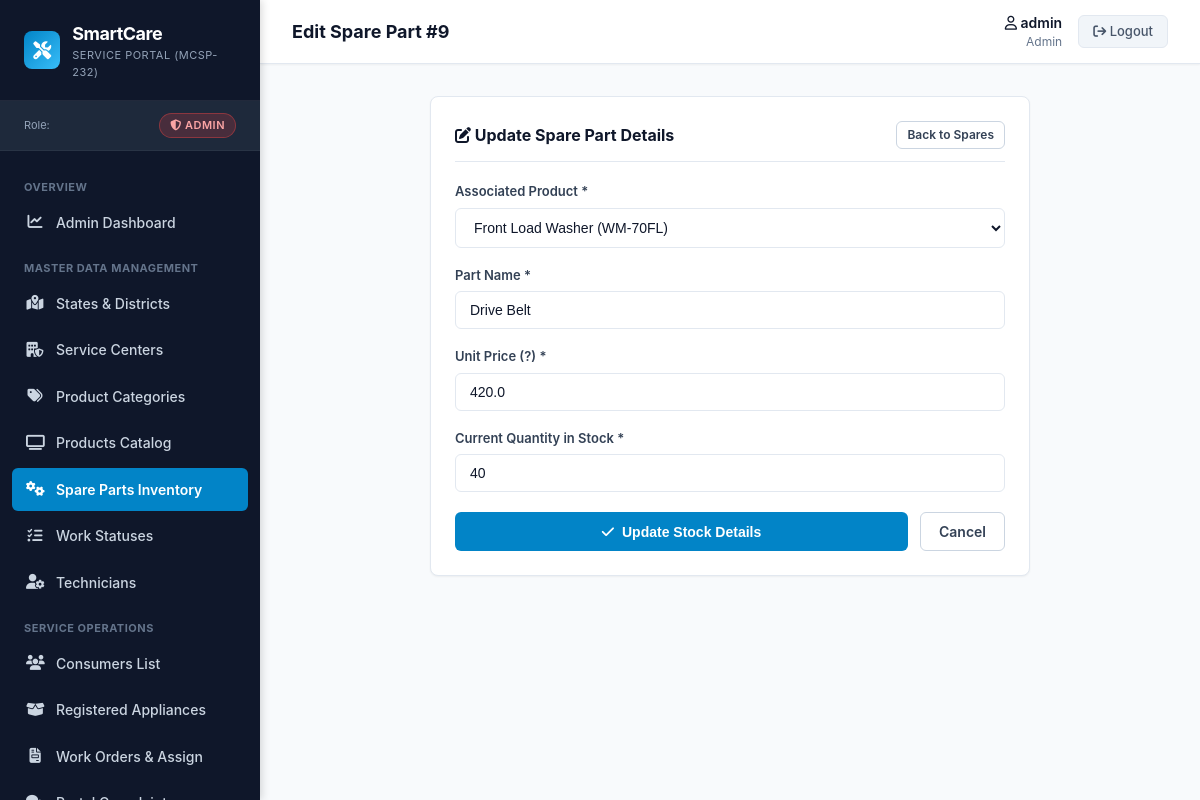
The page /products/manage/spare-parts/edit/9/ (signed in) on the database its author committed.
### products/models.py (models this page shows, shortened)
class SparePart(models.Model):
    spareid = models.AutoField(primary_key=True)
    prid = models.ForeignKey(
        Product,
        on_delete=models.CASCADE,
        db_column='prid',
        related_name='spare_parts'
    )
    partsname = models.CharField(max_length=20)
    price = models.FloatField()
    qty = models.IntegerField(default=0)
    class Meta:
        db_table = 'Spare_parts'
        verbose_name = 'Spare Part'
        verbose_name_plural = 'Spare Parts'
        ordering = ['partsname']

class Product(models.Model):
    prid = models.AutoField(primary_key=True)
    pcatid = models.ForeignKey(
        ProductCat,
        on_delete=models.CASCADE,
        db_column='pcatid',
        related_name='products'
    )
    prname = models.CharField(max_length=20)
    model = models.CharField(max_length=20)
    price = models.FloatField()
    srno = models.CharField(max_length=20)
    img = models.ImageField(upload_to='products/', blank=True, null=True)
    des = models.CharField(max_length=50)
    class Meta:
        db_table = 'products'
        verbose_name = 'Product'
        verbose_name_plural = 'Products'
        ordering = ['prname']

### products/views.py (the view, shortened to what this page needs)
# urls.py: path('manage/spare-parts/edit/<int:spareid>/', views.edit_spare_part, name='edit_spare_part'),
@admin_required
def edit_spare_part(request, spareid):
    spare = get_object_or_404(SparePart, spareid=spareid)
    products = Product.objects.all().order_by('prname')
    return render(request, 'products/edit_spare_part.html', {
        'spare': spare,
        'products': products
    })

### accounts/context_processors.py (called while the page is built)
def auth_context(request):
    username = request.session.get('username')
    role = request.session.get('role')
    is_authenticated = bool(username and role)
    consumer = None
    technician = None
    if is_authenticated:
        if role == 'Consumer':
            consumer = ConsumerReg.objects.filter(email=username).first()
        elif role == 'Technician':
            technician = Technician.objects.filter(Email=username).first()
            if not technician:
                technician = Technician.objects.filter(Mob=username).first()
    return {
        'session_username': username,
        'session_role': role,
        'is_authenticated_custom': is_authenticated,
        'session_consumer': consumer,
        'session_technician': technician,
    }

### templates/products/edit_spare_part.html (shortened to what this page needs)
{% extends 'base.html' %}
{% block page_title %}Edit Spare Part #{{ spare.spareid }}{% endblock %}
{% block content %}
<div class="card" style="max-width: 600px; margin: 0 auto;">
    <div class="card-header">
        <h2 class="card-title"><i class="fa-solid fa-pen-to-square"></i> Update Spare Part Details</h2>
        <a href="{% url 'products:manage_spare_parts' %}" class="btn btn-secondary btn-sm">Back to Spares</a>
    </div>
    <form method="POST" action="{% url 'products:edit_spare_part' spare.spareid %}">
        <div class="form-group">
            <label class="form-label" for="prid">Associated Product *</label>
            <select id="prid" name="prid" class="form-control" required>
                {% for p in products %}
                    <option value="{{ p.prid }}" {% if spare.prid_id == p.prid %}selected{% endif %}>{{ p.prname }} ({{ p.model }})</option>
                {% endfor %}
            </select>
        </div>
        <div class="form-group">
            <label class="form-label" for="partsname">Part Name *</label>
            <input type="text" id="partsname" name="partsname" class="form-control" value="{{ spare.partsname }}" required maxlength="20">
        </div>
        <div class="form-group">
            <label class="form-label" for="price">Unit Price (?) *</label>
            <input type="number" step="0.01" id="price" name="price" class="form-control" value="{{ spare.price }}" required>
        </div>
        <div class="form-group">
            <label class="form-label" for="qty">Current Quantity in Stock *</label>
            <input type="number" id="qty" name="qty" class="form-control" value="{{ spare.qty }}" min="0" required>
        </div>
        <div style="display: flex; gap: 12px; margin-top: 20px;">
            <button type="submit" class="btn btn-primary" style="flex: 1;">
                <i class="fa-solid fa-check"></i> Update Stock Details
            </button>
            <a href="{% url 'products:manage_spare_parts' %}" class="btn btn-secondary">Cancel</a>
        </div>
    </form>
</div>
{% endblock %}

### static/css/style.css (style rules this page uses)
:root { --primary-navy: #0F172A; --secondary-navy: #1E293B; --accent-cyan: #0284C7; --accent-cyan-hover: #0369A1; --accent-cyan-light: #E0F2FE; --bg-canvas: #F8FAFC; --bg-card: #FFFFFF; --border-color: #E2E8F0; --border-focus: #38BDF8; --text-main: #0F172A; --text-muted: #64748B; --text-white: #FFFFFF; --status-green: #16A34A; --status-green-bg: #DCFCE7; --status-amber: #D97706; --status-amber-bg: #FEF3C7; --status-red: #DC2626; --status-red-bg: #FEE2E2; --status-blue: #2563EB; --status-blue-bg: #DBEAFE; --sidebar-width: 260px; --header-height: 64px; --border-radius: 8px; --box-shadow-sm: 0 1px 2px 0 rgb(0 0 0 / 0.05); --box-shadow: 0 4px 6px -1px rgb(0 0 0 / 0.1), 0 2px 4px -2px rgb(0 0 0 / 0.1); --box-shadow-lg: 0 10px 15px -3px rgb(0 0 0 / 0.1), 0 4px 6px -4px rgb(0 0 0 / 0.1); }
*, *::before, *::after { box-sizing: border-box; margin: 0; padding: 0; }
body { font-family: 'Inter', -apple-system, BlinkMacSystemFont, 'Segoe UI', Roboto, sans-serif; font-size: 14px; line-height: 1.5; color: var(--text-main); background-color: var(--bg-canvas); min-height: 100vh; }
a { color: var(--accent-cyan); text-decoration: none; transition: color 0.15s ease-in-out; }
.card { background-color: var(--bg-card); border: 1px solid var(--border-color); border-radius: var(--border-radius); box-shadow: var(--box-shadow-sm); padding: 24px; margin-bottom: 24px; }
.card-header { display: flex; justify-content: space-between; align-items: center; margin-bottom: 20px; padding-bottom: 12px; border-bottom: 1px solid var(--border-color); }
.card-title { font-size: 16px; font-weight: 700; color: var(--primary-navy); }
.btn { display: inline-flex; align-items: center; justify-content: center; gap: 8px; padding: 8px 18px; border-radius: 6px; font-size: 14px; font-weight: 600; cursor: pointer; border: 1px solid transparent; transition: all 0.15s ease; text-decoration: none; }
.btn-primary { background-color: var(--accent-cyan); color: #FFFFFF; }
.btn-secondary { background-color: #FFFFFF; color: #334155; border-color: #CBD5E1; }
.btn-sm { padding: 4px 10px; font-size: 12px; }
.form-group { margin-bottom: 18px; }
.form-label { display: block; font-size: 13px; font-weight: 600; color: #334155; margin-bottom: 6px; }
.form-control { width: 100%; padding: 10px 14px; font-size: 14px; color: var(--text-main); background-color: #FFFFFF; border: 1px solid var(--border-color); border-radius: 6px; outline: none; transition: border-color 0.15s ease, box-shadow 0.15s ease; }

### rows shown on the page
SparePart: spareid "9", prid "Front Load Washer (WM-70FL)", partsname "Drive Belt", price "420.0", qty "40"

### other values the page prints
{{ session_role|default:'Guest' }} "ADMIN"
{{ session_username|default:'Guest' }} "admin"
{{ session_role|default:'Not Logged In' }} "Admin"
